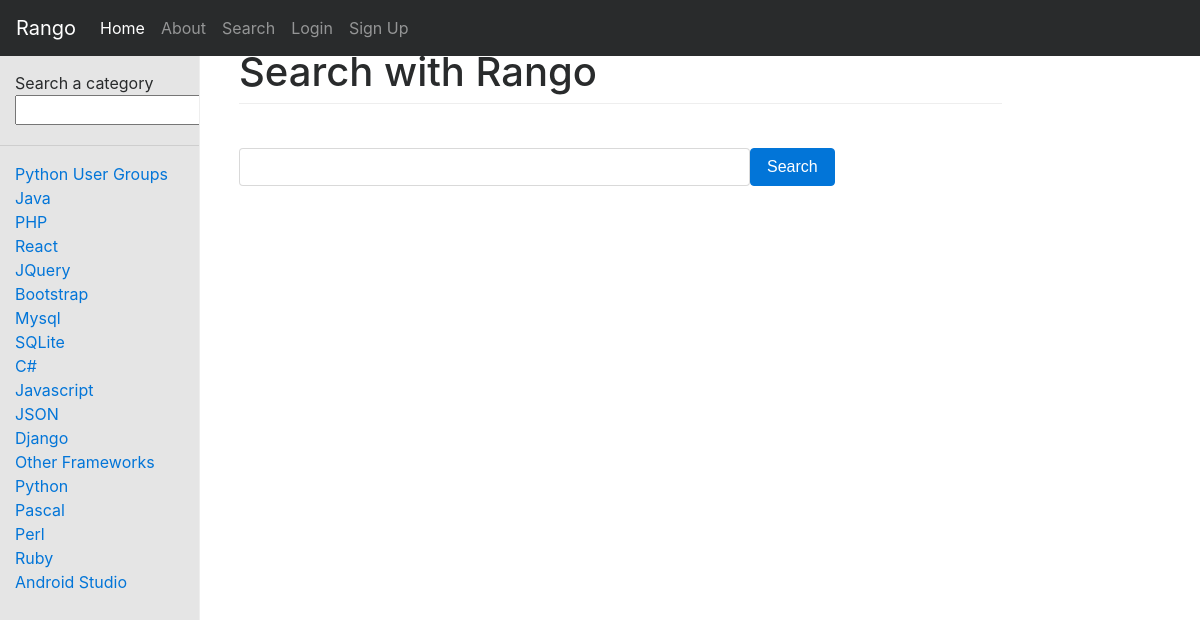
Page /rango/search/ on the committed database.
### rango/models.py (models this page shows, shortened)
class Category(models.Model):
	name = models.CharField(max_length=128, unique=True)
	views = models.IntegerField(default=0)
	likes = models.IntegerField(default=0)
	slug = models.SlugField(unique=True	)
	class Meta:
		verbose_name_plural = "Categories"

### rango/views.py (the view)
def search(request):
	result_list = []
	if request.method == 'POST':
		query = request.POST['query'].strip()
		if query:
			result_list = run_query(query)
			return render(request, 'rango/search.html', {'result_list' : result_list, 'query' : query})
	return render(request, 'rango/search.html', {'result_list' : result_list})

### rango/templatetags/rango_template_tags.py (called while the page is built)
@register.inclusion_tag('rango/cats.html')
def get_all_categories():
	return ({'cats' : Category.objects.all()})

### templates/rango/search.html (shortened to what this page needs)
{% extends 'rango/base.html' %}
{% load staticfiles %}
{% load bootstrap_toolkit %}
{% block body_block %}
	<div>
		<h1>Search with Rango</h1>
		<br/>
		<form class="form-inline" id="user_form" method="post" action="{% url 'rango:search' %}">
			<div class="form-group">
				<input class="form-control" type="text" size="50" name="query" value="{{query}}" id="query" />
			</div>
			<button class="btn btn-primary" type="submit" name="submit" value="Search">Search</button>
		</form>
	</div>
{% endblock %}

### templates/rango/cats.html
<ul class="nav flex-column">
	{% if cats %}
		{% for c in cats %}
			{% if c == act_cat %}
				<li class="nav-item" ><a href="{% url 'rango:show_category' c.slug %}"><strong>{{c.name}}</strong></a></li>
			{% else %}
				<li class="nav-item" ><a href="{% url 'rango:show_category' c.slug %}">{{ c.name }}</a></li>
			{% endif %}
		{% endfor %}
	{% else %}
		<li> <strong>There are no category present.</strong></li>
	{% endif %}
</ul>

### rows in the picture
Category: name "Python User Groups"
Category: name "Java"
Category: name "PHP"
Category: name "React"
Category: name "JQuery"
Category: name "Bootstrap"
Category: name "Mysql"
Category: name "SQLite"
Category: name "C#"
Category: name "Javascript"
Category: name "JSON"
Category: name "Django"
Category: name "Other Frameworks"
Category: name "Python"
Category: name "Pascal"
Category: name "Perl"
Category: name "Ruby"
Category: name "Android Studio"
